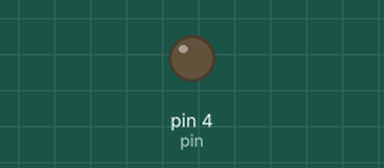
Simulated run of this sketch. Board: Arduino Uno, built with avr-gcc and run on an emulated ATmega328P. On the bench: output pins drawn as LEDs (lit = HIGH). What the sketch prints to the serial monitor is not drawn.

Above: at 1.0 s.
At 7.0 s:
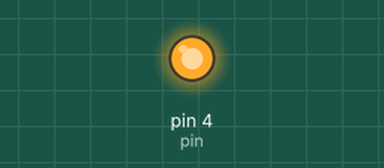
Timing chart, 0 to 10.4 s (numbered marks = the images above):
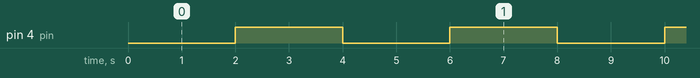

Measured:
- by itself, pin 4 (pin): goes 24 × (HIGH 2.0 s, LOW 2.0 s), HIGH 2.5 s, 7 × (LOW 2.0 s, HIGH 2.0 s), then LOW
- by itself, everything shown: repeats every 16.0 s, in 8 steps

The sketch:

Potansiometer.ino
```cpp
int pin = 4;
int anal = 14; // A0

void setup() {
  Serial.begin(9600);
  pinMode(pin, OUTPUT);
  pinMode(anal, INPUT);
}

void loop() {

  /*digitalWrite(pin,HIGH);
  delay(5000);
  digitalWrite(pin,LOW);
  delay(5000);*/

  for (int i=0; i<50; i++){
     if (i%2==0){
        digitalWrite(pin,LOW);
        delay(2000);
        //Serial.println(i);
     }
     else{
        digitalWrite(pin,HIGH);
        delay(2000);
     }
    }

      int value = analogRead(anal);
      Serial.println(value); // or print("\n");
      delay(500);

      float final_val = map(value, 0, 1023, 0, 5); // made the ratio of 0-1023 directly voltage read!!!
      // int to float mapping fails, but float to float is valid!!!
      Serial.println(final_val);

}
```
